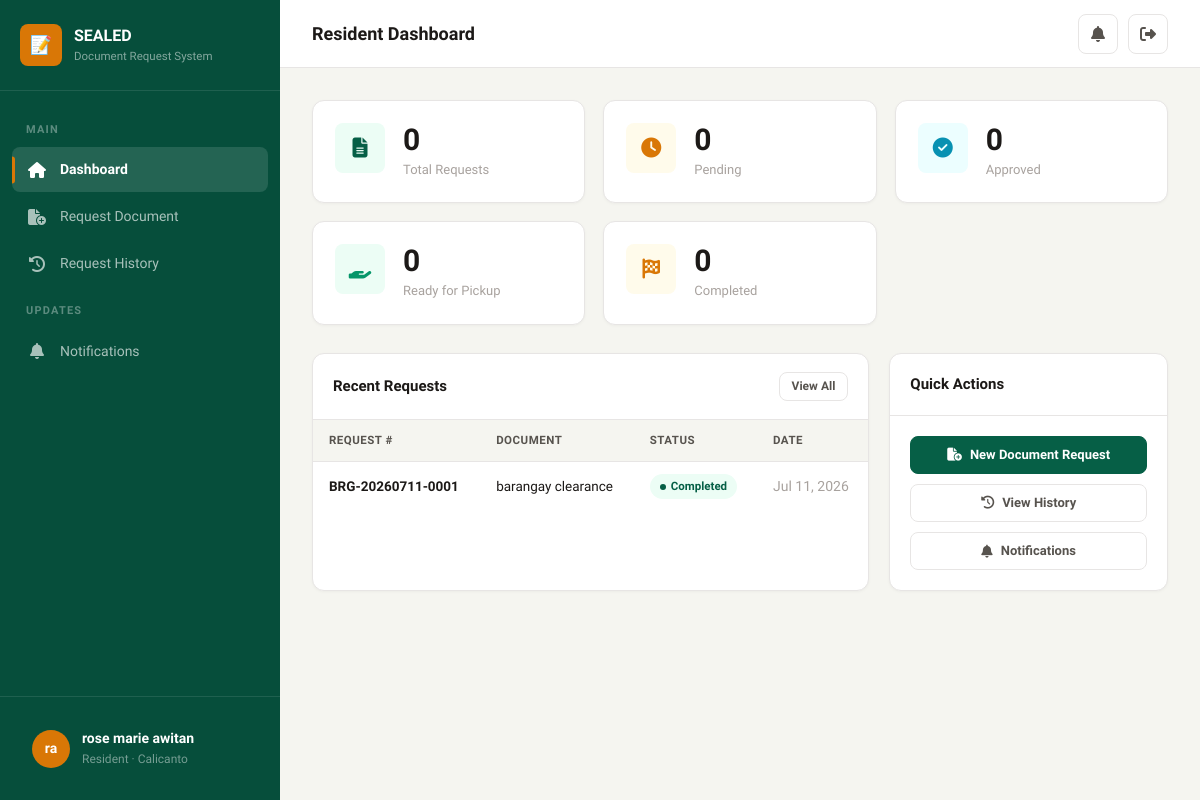
/resident/ (signed in), run on the app's committed database.
### brgy/models.py (models this page shows, shortened)
class CustomUser(AbstractUser):
    class Role(models.TextChoices):
        RESIDENT = 'resident', 'Resident'
        STAFF = 'staff', 'Staff'
        ADMIN = 'admin', 'Administrator'
    class VerificationStatus(models.TextChoices):
        PENDING = 'pending', 'Pending'
        APPROVED = 'approved', 'Approved'
        REJECTED = 'rejected', 'Rejected'
    id = models.UUIDField(primary_key=True, default=uuid.uuid4, editable=False)
    role = models.CharField(max_length=20, choices=Role.choices, default=Role.RESIDENT)
    barangay = models.ForeignKey(
        Barangay, on_delete=models.SET_NULL, null=True, blank=True, related_name='users'
    )
    verification_status = models.CharField(
        max_length=20, choices=VerificationStatus.choices, default=VerificationStatus.PENDING
    )
    phone_number = models.CharField(max_length=20, blank=True)
    address = models.TextField(blank=True)
    birth_date = models.DateField(null=True, blank=True)
    gender = models.CharField(max_length=10, blank=True)
    middle_name = models.CharField(max_length=150, blank=True)
    civil_status = models.CharField(max_length=20, blank=True, default='')
    occupation = models.CharField(max_length=100, blank=True, default='')
    id_type = models.CharField(max_length=50, blank=True, default='')
    id_front = models.ImageField(upload_to='resident_ids/', blank=True, null=True)
    id_back = models.ImageField(upload_to='resident_ids/', blank=True, null=True)
    profile_picture = models.ImageField(upload_to='profile_pictures/', blank=True, null=True)
    rejection_reason = models.TextField(blank=True, default='')
    class Meta:
        ordering = ['-date_joined']
    @property
    def is_verified_resident(self):
        return self.role == 'resident' and self.verification_status == 'approved'
    @property
    def display_name(self):
        return self.get_full_name() or self.username

class Barangay(models.Model):
    id = models.UUIDField(primary_key=True, default=uuid.uuid4, editable=False)
    name = models.CharField(max_length=200)
    address = models.TextField()
    contact_number = models.CharField(max_length=20, blank=True)
    email = models.EmailField(blank=True)
    chairman_name = models.CharField(max_length=200, blank=True)
    officials = models.JSONField(default=dict, blank=True)
    is_active = models.BooleanField(default=True)
    created_at = models.DateTimeField(auto_now_add=True)
    updated_at = models.DateTimeField(auto_now=True)
    class Meta:
        ordering = ['name']

class DocumentRequest(models.Model):
    class Status(models.TextChoices):
        PENDING = 'pending', 'Pending'
        APPROVED = 'approved', 'Approved'
        READY_FOR_PICKUP = 'ready_for_pickup', 'Ready for Pickup'
        COMPLETED = 'completed', 'Completed'
        REJECTED = 'rejected', 'Rejected'
    id = models.UUIDField(primary_key=True, default=uuid.uuid4, editable=False)
    request_number = models.CharField(max_length=30, unique=True, editable=False)
    resident = models.ForeignKey(CustomUser, on_delete=models.CASCADE, related_name='requests')
    document_type = models.ForeignKey(DocumentType, on_delete=models.CASCADE, related_name='requests')
    purpose = models.TextField()
    status = models.CharField(max_length=20, choices=Status.choices, default=Status.PENDING)
    staff_notes = models.TextField(blank=True)
    rejection_reason = models.TextField(blank=True)
    processed_by = models.ForeignKey(
        CustomUser, on_delete=models.SET_NULL, null=True, blank=True, related_name='processed_requests'
    )
    created_at = models.DateTimeField(auto_now_add=True)
    updated_at = models.DateTimeField(auto_now=True)
    completed_at = models.DateTimeField(null=True, blank=True)
    class Meta:
        ordering = ['-created_at']
    @property
    def status_color(self):
        colors = {
            'pending': 'warning',
            'approved': 'info',
            'ready_for_pickup': 'success',
            'completed': 'primary',
            'rejected': 'danger',
        }
        return colors.get(self.status, 'muted')

class DocumentType(models.Model):
    id = models.UUIDField(primary_key=True, default=uuid.uuid4, editable=False)
    name = models.CharField(max_length=200)
    description = models.TextField(blank=True)
    requirements = models.TextField(blank=True, help_text="One requirement per line")
    fee = models.DecimalField(max_digits=10, decimal_places=2, default=0, null=True, blank=True)
    is_active = models.BooleanField(default=True)
    barangay = models.ForeignKey(Barangay, on_delete=models.CASCADE, related_name='document_types')
    template_file = models.FileField(
        upload_to='document_templates/',
        blank=True,
        null=True,
        help_text="Upload a .docx template for this document"
    )
    created_at = models.DateTimeField(auto_now_add=True)
    class Meta:
        ordering = ['name']

### brgy/views.py (the view)
# urls.py: path('resident/', views.resident_dashboard, name='resident_dashboard'),
@login_required
@role_required('resident')
def resident_dashboard(request):
    user = request.user
    if not user.is_verified_resident:
        return render(request, 'brgy/resident/dashboard.html', {
            'unverified': True,
            'rejection_reason': user.rejection_reason if user.verification_status == 'rejected' else '',
        })
    reqs = DocumentRequest.objects.filter(resident=user)
    total = reqs.count()
    pending = reqs.filter(status='pending').count()
    approved = reqs.filter(status='approved').count()
    ready = reqs.filter(status='ready_for_pickup').count()
    completed = reqs.filter(status='completed').count()
    recent = reqs[:5]
    announcements = Notification.objects.filter(user=user, is_read=False).order_by('-created_at')[:3]
    return render(request, 'brgy/resident/dashboard.html', {
        'unverified': False,
        'total': total,
        'pending': pending,
        'approved': approved,
        'ready': ready,
        'completed': completed,
        'recent_requests': recent,
        'announcements': announcements,
    })

### brgy/templates/brgy/resident/dashboard.html (shortened to what this page needs)
{% extends 'brgy/base.html' %}
{% block nav_res_dashboard %}active{% endblock %}
{% block page_title %}Resident Dashboard{% endblock %}
{% block content %}
{% if unverified %}
<div class="verification-banner {% if user.verification_status == 'rejected' %}rejected{% endif %}">
    {% if user.verification_status == 'pending' %}
    <i class="fa-solid fa-hourglass-half"></i>
    <h3>Account Pending Verification</h3>
    <p>Your account is currently being reviewed by barangay staff.</p>
    <p class="text-muted text-sm mt-2">You will be notified once your account has been verified. This usually takes 1-3 business days.</p>
    {% elif user.verification_status == 'rejected' %}
    <i class="fa-solid fa-circle-xmark"></i>
    <h3>Verification Rejected</h3>
    <p>Your account verification was not approved.</p>
    {% if rejection_reason %}
    <p class="text-sm mt-2" style="color:var(--danger);"><strong>Reason:</strong> {{ rejection_reason }}</p>
    {% endif %}
    <p class="text-muted text-sm mt-2">Please contact your barangay office for assistance.</p>
    {% endif %}
</div>
{% else %}
<div class="stats-grid">
    <div class="stat-card" style="--stat-color: var(--primary)">
        <div class="stat-icon primary"><i class="fa-solid fa-file-lines"></i></div>
        <div class="stat-info">
            <div class="stat-value" data-count="{{ total }}">0</div>
            <div class="stat-label">Total Requests</div>
        </div>
    </div>
    <div class="stat-card" style="--stat-color: var(--warning)">
        <div class="stat-icon warning"><i class="fa-solid fa-clock"></i></div>
        <div class="stat-info">
            <div class="stat-value" data-count="{{ pending }}">0</div>
            <div class="stat-label">Pending</div>
        </div>
    </div>
    <div class="stat-card" style="--stat-color: var(--info)">
        <div class="stat-icon info"><i class="fa-solid fa-circle-check"></i></div>
        <div class="stat-info">
            <div class="stat-value" data-count="{{ approved }}">0</div>
            <div class="stat-label">Approved</div>
        </div>
    </div>
    <div class="stat-card" style="--stat-color: var(--success)">
        <div class="stat-icon success"><i class="fa-solid fa-hand-holding"></i></div>
        <div class="stat-info">
            <div class="stat-value" data-count="{{ ready }}">0</div>
            <div class="stat-label">Ready for Pickup</div>
        </div>
    </div>
    <div class="stat-card" style="--stat-color: var(--accent)">
        <div class="stat-icon accent"><i class="fa-solid fa-flag-checkered"></i></div>
        <div class="stat-info">
            <div class="stat-value" data-count="{{ completed }}">0</div>
            <div class="stat-label">Completed</div>
        </div>
    </div>
</div>
<div style="display:grid;grid-template-columns:2fr 1fr;gap:20px;">
    <div class="card">
        <div class="card-header">
            <h3>Recent Requests</h3>
            <a href="{% url 'request_history' %}" class="btn btn-ghost btn-sm">View All</a>
        </div>
        <div class="card-body-flush">
            {% if recent_requests %}
            <div class="table-wrapper">
                <table class="table">
                    <thead>
                        <tr>
                            <th>Request #</th>
                            <th>Document</th>
                            <th>Status</th>
                            <th>Date</th>
                        </tr>
                    </thead>
                    <tbody>
                        {% for req in recent_requests %}
                        <tr>
                            <td class="fw-600">{{ req.request_number }}</td>
                            <td>{{ req.document_type.name }}</td>
                            <td><span class="badge badge-{{ req.status_color }}">{{ req.get_status_display }}</span></td>
                            <td class="text-muted text-sm">{{ req.created_at|date:"M d, Y" }}</td>
                        </tr>
                        {% endfor %}
                    </tbody>
                </table>
            </div>
            {% endif %}
        </div>
    </div>
    <div style="display:flex;flex-direction:column;gap:20px;">
        <div class="card">
            <div class="card-header">
                <h3>Quick Actions</h3>
            </div>
            <div class="card-body" style="display:flex;flex-direction:column;gap:10px;">
                <a href="{% url 'request_document' %}" class="btn btn-primary btn-block">
                    <i class="fa-solid fa-file-circle-plus"></i> New Document Request
                </a>
                <a href="{% url 'request_history' %}" class="btn btn-ghost btn-block">
                    <i class="fa-solid fa-clock-rotate-left"></i> View History
                </a>
                <a href="{% url 'notifications' %}" class="btn btn-ghost btn-block">
                    <i class="fa-solid fa-bell"></i> Notifications
                </a>
            </div>
        </div>
    </div>
</div>
{% endif %}
{% endblock %}

### brgy/templates/brgy/base.html (shortened to what this page needs)
{% load static %}
<!DOCTYPE html>
<html lang="en">
<head>
    <link rel="stylesheet" href="https://cdnjs.cloudflare.com/ajax/libs/font-awesome/6.5.1/css/all.min.css">
    <link rel="stylesheet" href="{% static 'css/style.css' %}">
</head>
<body>
    <div class="app-layout">
        <aside class="sidebar" id="sidebar">
            <div class="sidebar-header">
                <div class="sidebar-logo">
                    <div class="sidebar-logo-icon">📝</div>
                    <div class="sidebar-logo-text">
                        SEALED
                        <small>Document Request System</small>
                    </div>
                </div>
            </div>
            <nav class="sidebar-nav">
                {% if user.role == 'resident' %}
                <div class="sidebar-section-label">Main</div>
                <a href="{% url 'resident_dashboard' %}" class="sidebar-item {% block nav_res_dashboard %}{% endblock %}">
                    <i class="fa-solid fa-house"></i> Dashboard
                </a>
                <a href="{% url 'request_document' %}" class="sidebar-item {% block nav_res_request %}{% endblock %}">
                    <i class="fa-solid fa-file-circle-plus"></i> Request Document
                </a>
                <a href="{% url 'request_history' %}" class="sidebar-item {% block nav_res_history %}{% endblock %}">
                    <i class="fa-solid fa-clock-rotate-left"></i> Request History
                </a>
                <div class="sidebar-section-label">Updates</div>
                <a href="{% url 'notifications' %}" class="sidebar-item {% block nav_res_notifications %}{% endblock %}">
                    <i class="fa-solid fa-bell"></i> Notifications
                </a>
                {% endif %}
            </nav>
            <div class="sidebar-footer">
                <a href="{% url 'profile' %}" class="sidebar-user">
                    <div class="sidebar-avatar">{{ user.first_name.0 }}{{ user.last_name.0 }}</div>
                    <div class="sidebar-user-info">
                        <div class="sidebar-user-name">{{ user.display_name }}</div>
                        <div class="sidebar-user-role">{{ user.get_role_display }}{% if user.barangay %} &middot; {{ user.barangay.name }}{% endif %}</div>
                    </div>
                </a>
            </div>
        </aside>
        <main class="main-content">
            <header class="topbar">
                <div class="topbar-left">
                    <h1 class="topbar-title">{% block page_title %}Dashboard{% endblock %}</h1>
                </div>
                <div class="topbar-right">
                    <div style="position:relative">
                        <button class="topbar-btn" id="notifBtn" aria-label="Notifications">
                            <i class="fa-solid fa-bell"></i>
                        </button>
                    </div>
                    <a href="{% url 'logout' %}" class="topbar-btn" title="Logout" data-confirm="Are you sure you want to logout?">
                        <i class="fa-solid fa-right-from-bracket"></i>
                    </a>
                </div>
            </header>
            <div class="page-content">
                {% block content %}{% endblock %}
            </div>
        </main>
    </div>
</body>
</html>

### data on the page
CustomUser: first_name.0 "r", last_name.0 "a", display_name "rose marie awitan", role "Resident", barangay.name "Calicanto"
DocumentRequest: request_number "BRG-20260711-0001", document_type.name "barangay clearance", status "Completed", created_at "Jul 11, 2026"
